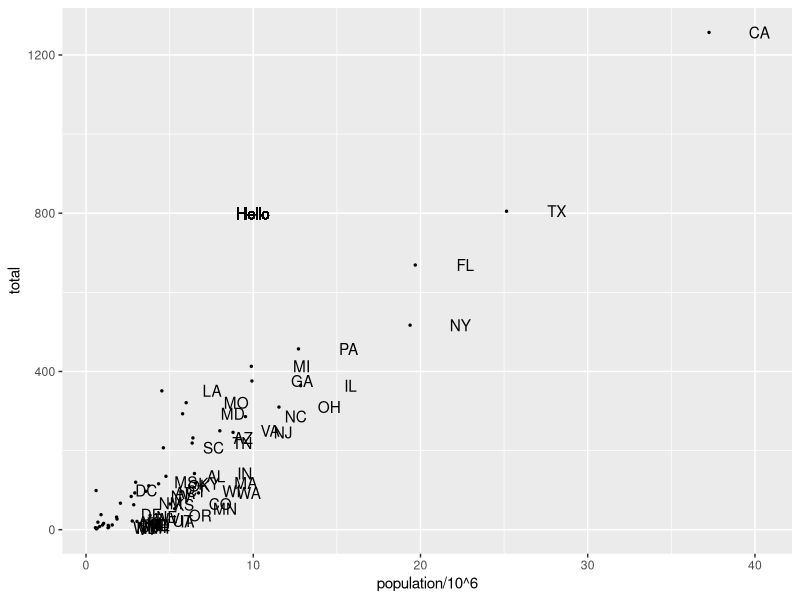

This chart was generated by the following R code:
library(tidyverse)
library(dslabs)
data(murders)

p <- murders%>% ggplot(aes(population/10^6, total, label = abb))
p + geom_point(size =.5)+
  geom_text(nudge_x = 3)+
  geom_text(aes(x = 10, y = 800, label= "Hello"))
